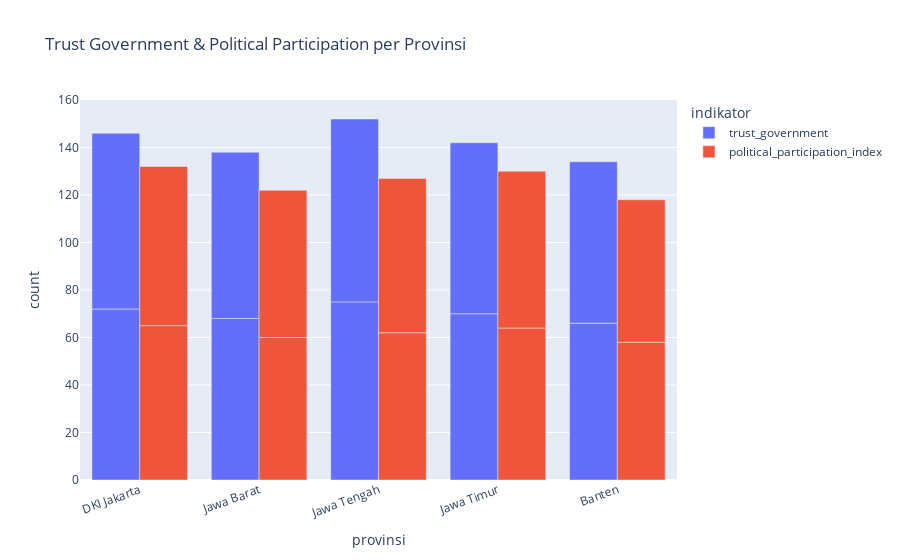

The notebook cell saved with this chart:
### Markdown cell above
Trust Government & Political Participation per Provinsi

### Code cell
graph = df.melt( # fungsi di Pandas yang digunakan untuk mengubah format DataFrame dari bentuk lebar (wide) menjadi bentuk panjang (long).
    id_vars = ["tahun", "provinsi"],
    value_vars = ["trust_government", "political_participation_index"],
    var_name = "indikator",
    value_name = "count"
)

fig = px.bar(
    graph,
    x="provinsi",
    y="count",
    color="indikator",
    barmode="group",
    title="Trust Government & Political Participation per Provinsi"
)

fig.update_layout(xaxis_tickangle=-20)
fig.show()

### Figure 1 — Plotly figure (JSON) as saved in the notebook; plotly's stock layout.template omitted (floating-point values rounded to 4 significant figures)
{"data": [{"alignmentgroup": "True", "hovertemplate": "indikator=trust_government<br>provinsi=%{x}<br>count=%{y}<extra></extra>", "legendgroup": "trust_government", "marker": {"color": "#636efa", "pattern": {"shape": ""}}, "name": "trust_government", "offsetgroup": "trust_government", "orientation": "v", "showlegend": true, "textposition": "auto", "x": ["DKI Jakarta", "Jawa Barat", "Jawa Tengah", "Jawa Timur", "Banten", "DKI Jakarta", "Jawa Barat", "Jawa Tengah", "Jawa Timur", "Banten"], "xaxis": "x", "y": [72, 68, 75, 70, 66, 74, 70, 77, 72, 68], "yaxis": "y", "type": "bar"}, {"alignmentgroup": "True", "hovertemplate": "indikator=political_participation_index<br>provinsi=%{x}<br>count=%{y}<extra></extra>", "legendgroup": "political_participation_index", "marker": {"color": "#EF553B", "pattern": {"shape": ""}}, "name": "political_participation_index", "offsetgroup": "political_participation_index", "orientation": "v", "showlegend": true, "textposition": "auto", "x": ["DKI Jakarta", "Jawa Barat", "Jawa Tengah", "Jawa Timur", "Banten", "DKI Jakarta", "Jawa Barat", "Jawa Tengah", "Jawa Timur", "Banten"], "xaxis": "x", "y": [65, 60, 62, 64, 58, 67, 62, 65, 66, 60], "yaxis": "y", "type": "bar"}], "layout": {"xaxis": {"anchor": "y", "domain": [0.0, 1.0], "title": {"text": "provinsi"}, "tickangle": -20}, "yaxis": {"anchor": "x", "domain": [0.0, 1.0], "title": {"text": "count"}}, "legend": {"title": {"text": "indikator"}, "tracegroupgap": 0}, "title": {"text": "Trust Government & Political Participation per Provinsi"}, "barmode": "group"}}
